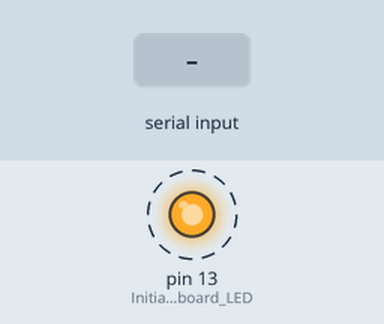
A sketch run on a simulated Arduino Leonardo, built with avr-gcc and run on an emulated ATmega32U4. On the bench: output pins drawn as LEDs (lit = HIGH). Dashed ring = blinking. The test bench sets the inputs (shaded band). What the sketch prints to the serial monitor is not drawn.

Above: at 1.25 s.
1.3 s: "1" received over the second serial link
Timing chart, 0 to 10.3 s (numbered marks = the images above; inputs shaded):
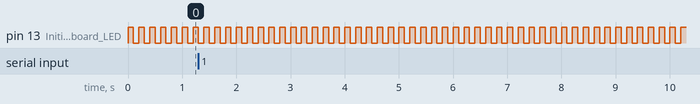

The sketch:

Roboclaw_Serial_Terminal.ino
```cpp
// (licence header left out)
#include <SoftwareSerial.h>

void setup() {
	Serial.begin(38400);	// Have you changed the terminal baudrate?
	Serial1.begin(38400);	// Have you changed the roboclaw baudrate through software app?
	pinMode(LED_BUILTIN, OUTPUT);	// Initialize on-board LED
}

void loop() {
	while (Serial1.available())
	{
		// Read the roboclaw and forward the data to serial terminal
		Serial.write(Serial1.read());
	}
	while (Serial.available())
	{
		// Read the serial terminal and forward the data to roboclaw
		Serial1.write(Serial.read());
	}
	toggleLED(100);
}

void toggleLED(unsigned int ms) {
	digitalWrite(LED_BUILTIN, !digitalRead(LED_BUILTIN));
	delay(ms);
}

void blinkLED(unsigned int ms) {
	toggleLED(ms);
	toggleLED(ms);
}
```

Measured:
- by itself, pin 13 (Initialize_on-board_LED): alternates HIGH for 0.10 s and LOW for 0.10 s
